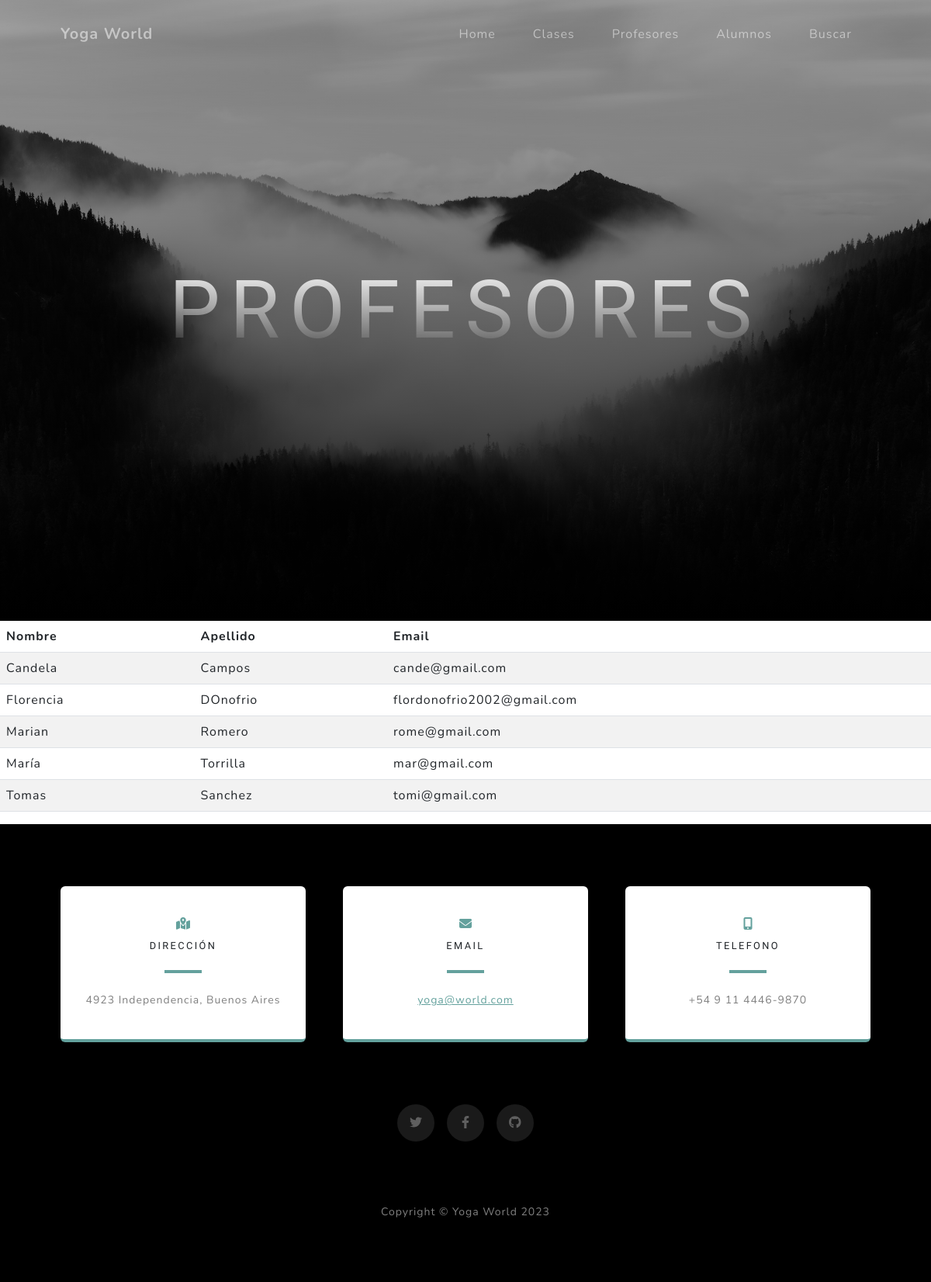
The page /profesores/ on the database its author committed.
### AppCoder/models.py (models this page shows, shortened)
class Profesores(models.Model):
    nombre =models.CharField(max_length=40)
    apellido = models.CharField(max_length=40)
    email = models.EmailField()
    class Meta:
        ordering = ["nombre"]
        verbose_name = "Profesor"
        verbose_name_plural = "Profesores"

### AppCoder/views.py (the view)
# urls.py: path('profesores/', profesores, name="profesores"),
def profesores(request):
    contexto =  {'profesores' : Profesores.objects.all()}
    return render (request, "aplicacion/profesores.html", contexto)

### AppCoder/templates/aplicacion/profesores.html
{% extends "aplicacion/index.html" %}
{% block titulo %}
<h1 class="mx-auto my-0 text-uppercase">Profesores</h1>
{% endblock titulo %}
{% block contenido %}
<table class="table table-striped">
    <thead>
        <tr>
            <th>Nombre</th>
            <th>Apellido</th>
            <th>Email</th>
        </tr>
    </thead>
    <tbody>
    {% for c in profesores  %}
        <tr>
            <td>{{ c.nombre }}</td>
            <td>{{ c.apellido }}</td>
            <td>{{ c.email }}</td>
        </tr>
    {% endfor %}
    </tbody>
</table>
{% endblock contenido %}

### rows shown on the page
Profesores: nombre "Candela", apellido "Campos", email "cande@gmail.com"
Profesores: nombre "Florencia", apellido "DOnofrio", email "flordonofrio2002@gmail.com"
Profesores: nombre "Marian", apellido "Romero", email "rome@gmail.com"
Profesores: nombre "María", apellido "Torrilla", email "mar@gmail.com"
Profesores: nombre "Tomas", apellido "Sanchez", email "tomi@gmail.com"
